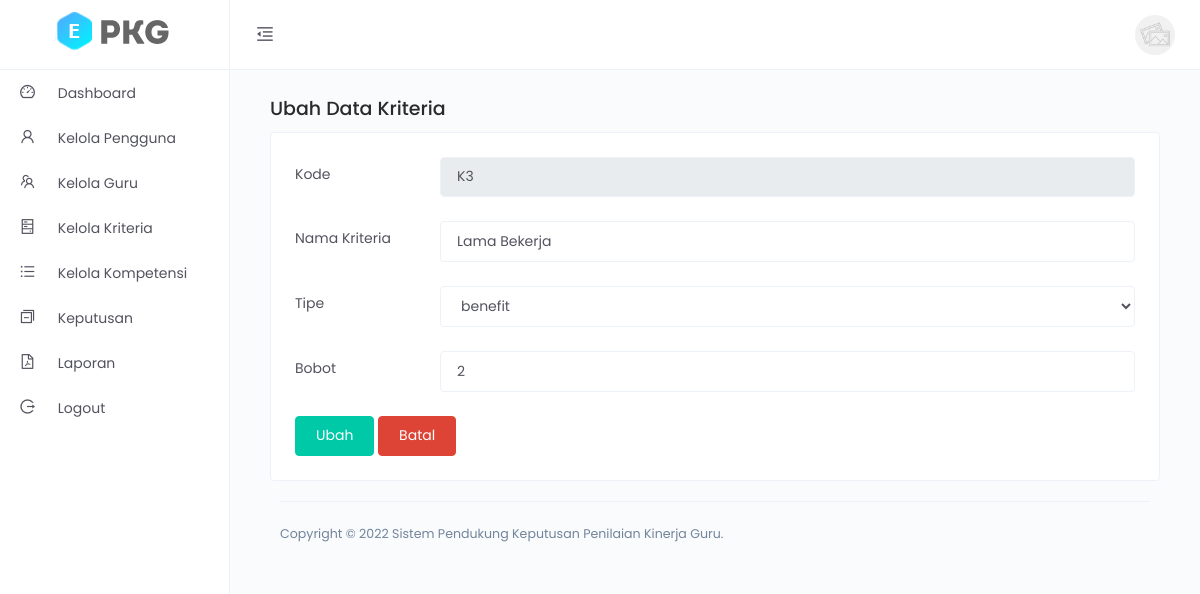
/kriteria/ubah_kriteria/K3 (signed in), run on an earlier commit of the app's database.
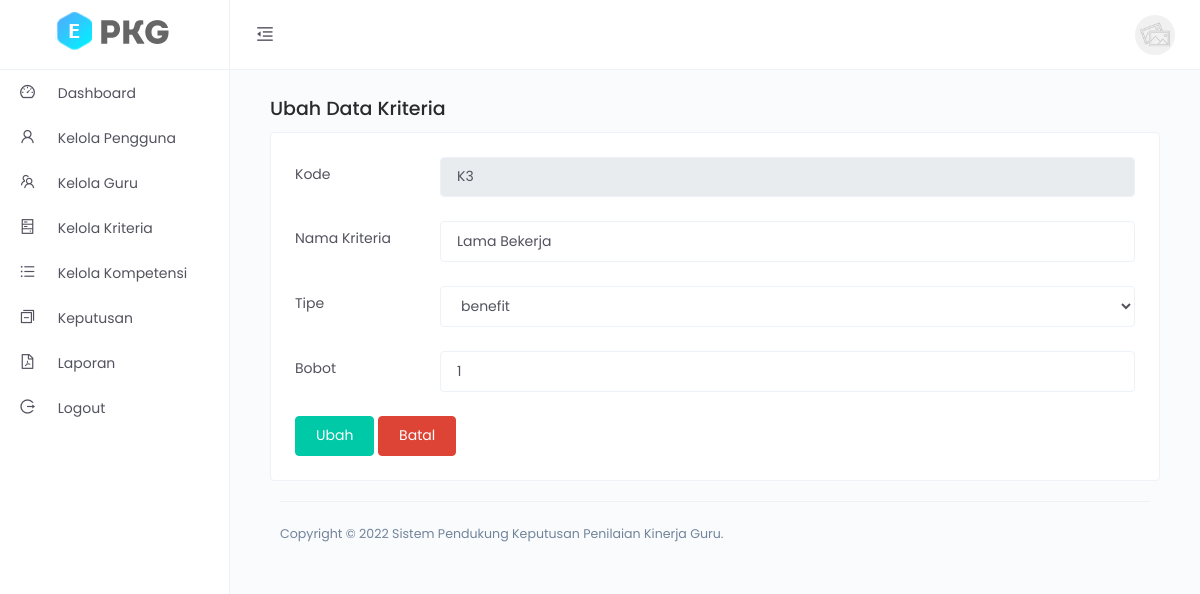
And on a later commit of the database.
### tables this page shows
CREATE TABLE `t_kriteria`  (
  `kode_kriteria` varchar(4) NOT NULL,
  `nama_kriteria` varchar(20) NOT NULL,
  `tipe` varchar(7) NOT NULL,
  `bobot` int(1) NOT NULL,
  `created_at` datetime(0) NOT NULL DEFAULT current_timestamp(0),
  PRIMARY KEY (`kode_kriteria`) USING BTREE
);

### core/functions.php (called while the page is built, shortened)
<?php
function view($view, $data = [])
{
    extract($data);
    require "../app/view/" . $view . ".php";
}
function base_url($url = '')
{
    return str_replace('public/', '', BASE_URL) . trim($url, '/');
}

### app/classes/Kriteria.php (called while the page is built, shortened)
<?php
class Kriteria
{
    protected $_db;
    public function __construct()
    {
        $this->_db = new Database();
    }
    public function ubah_kriteria($kode)
    {
        $data['tipe'] = [
            'benefit',
            'cost',
        ];
        $data['kriteria'] = $this->_db->other_query("SELECT * FROM t_kriteria WHERE kode_kriteria = '$kode'");
        view('layouts/_head');
        view('kriteria/ubah_data', $data);
    }
}

### core/router.php (called while the page is built, shortened)
<?php
class Router
{
    private $method     = 'index';
    private $params     = [];
    public function __construct()
    {
        $this->parseUri();
    }
    private function parseUri()
    {
        $uri = $_GET['uri'] ?? '';
        $uri = explode('/', trim(strtolower($uri), '/'));
        if (!empty($uri[0])) {
            unset($uri[0]);
        }
        $class = new $class;
        if (isset($uri[1])) {
            $method = $uri[1];
            unset($uri[1]);
            if (method_exists($class, $method)) {
                $this->method = $method;
            } else {
                abort();
            }
        }
        if (isset($uri[2])) {
            $this->params = array_values($uri);
        }
        call_user_func_array([$class, $this->method], $this->params);
    }
}

### public/index.php (called while the page is built, shortened)
<?php
new Router();

### app/classes/Database.php (called while the page is built, shortened)
<?php
class Database
{
    protected $conn;
    public function connect()
    {
        if (!$this->conn) {
            $this->conn = new mysqli(DB_HOST, DB_USER, DB_PASS, DB_NAME);
        }
    }
    function other_query($query, $type = 1)
    {
        $result = $this->conn->query($query);
        if ($type == 1) {
            $data = $result->fetch_object();
        } else {
            $data = $result->fetch_all(MYSQLI_ASSOC);
        }
        return $data;
    }
}

### app/view/kriteria/ubah_data.php (the view, shortened to what the changed rows need)
<div class="main-content">
    <div class="content">
        <div class="container-fluid">
            <div class="row">
                <div class="col-12">
                    <div class="card m-b-20">
                        <div class="card-body">
                            <form autocomplete="off" id="formUbah">
                                <div class="form-group row">
                                    <div class="col-sm-10">
                                        <input class="form-control" type="text" readonly value="<?= $kriteria->kode_kriteria ?>" name="kode_kriteria" id="kode_kriteria" required>
                                    </div>
                                </div>
                                <div class="form-group row">
                                    <div class="col-sm-10">
                                        <input class="form-control" type="text" placeholder="Masukan Nama Kriteria" value="<?= $kriteria->nama_kriteria ?>" name="nama_kriteria" id="nama_kriteria" required>
                                    </div>
                                </div>
                                <div class="form-group row">
                                    <div class="col-sm-10">
                                        <select class="form-control" name="tipe" id="tipe" required>
                                            <?php foreach($tipe as $row) : ?>
                                                <option <?= $kriteria->tipe == $row ? 'selected' : null ?> value="<?= $row ?>"><?= $row ?></option>
                                            <?php endforeach; ?>
                                        </select>
                                    </div>
                                </div>
                                <div class="form-group row">
                                    <div class="col-sm-10">
                                        <input class="form-control" type="number" value="<?= $kriteria->bobot ?>" placeholder="Masukan Bobot" name="bobot" id="bobot" required>
                                    </div>
                                </div>
                            </form>
                        </div>
                    </div>
                </div>
            </div>
        </div>
    </div>

### app/view/layouts/_head.php (shortened to what the changed rows need)
<!DOCTYPE html>
<html lang="en">
<head>
    <link href="<?= base_url('') ?>assets/css/app.min.css" rel="stylesheet" />
</head>
<body>
    <div class="app">
        <div class="layout">
            <div class="header">
                <div class="logo logo-dark">
                    <a href="<?= base_url('') ?>">
                        <img src="<?= base_url('') ?>assets/images/logo/logo.png" alt="Logo">
                    </a>
                </div>
            </div>
            <div class="page-container">

What changed in the data, as far as the page shows it:
changed t_kriteria "Lama Bekerja": bobot "2" → "1"
